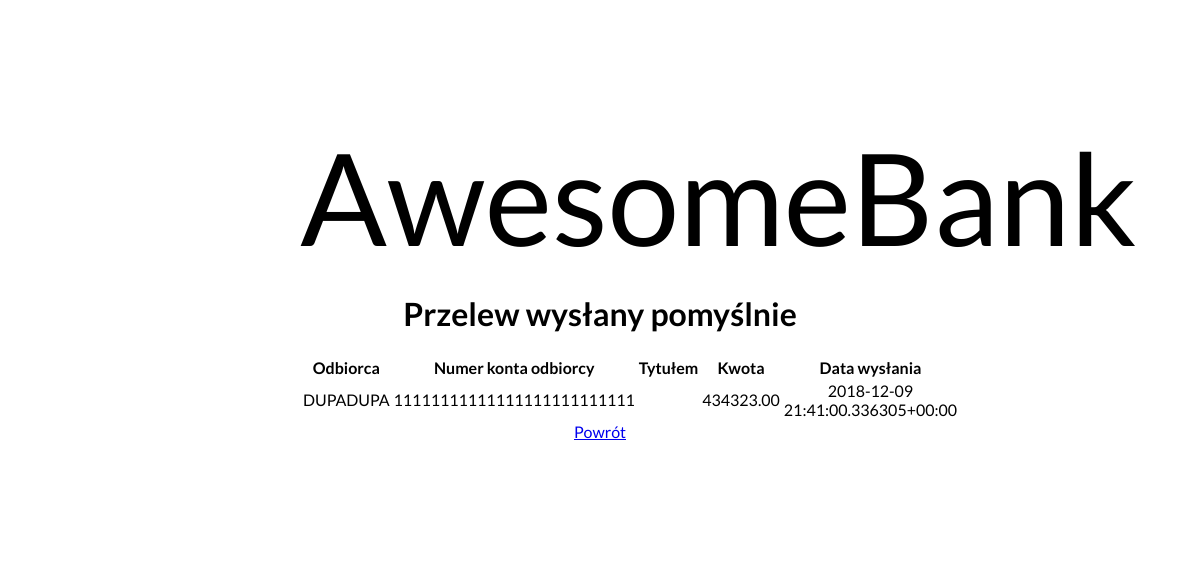
The page /admin_sent/ (signed in) on the database as committed earlier.
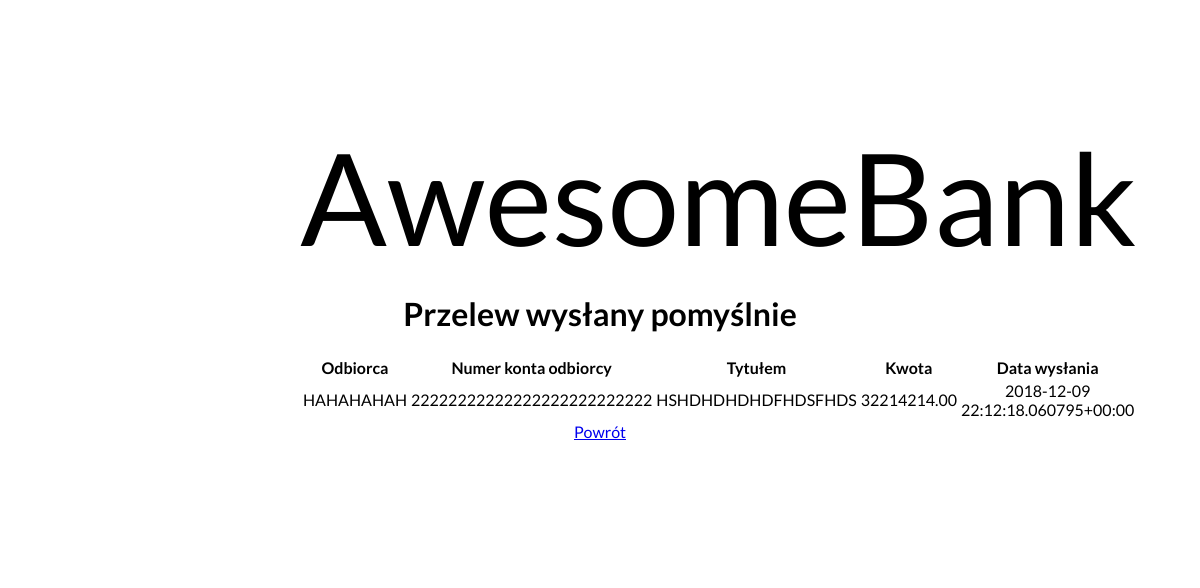
The same page on the database as committed later.
### AwesomeBank/models.py (models this page shows)
class Transfer(models.Model):
    sender = models.ForeignKey(User, null=False, editable=False, on_delete=models.PROTECT)
    recipient_name = models.CharField(null=False, blank=False, max_length=80)
    recipient_account = models.CharField(null=False, max_length=26)
    title = models.CharField(null=False, blank=False, max_length=120)
    amount = models.DecimalField(null=False, decimal_places=2, max_digits=10)
    date = models.DateTimeField(default=timezone.now)

### AwesomeBank/views.py (the view)
# urls.py: path('admin_sent/', admin_transfer_sent, name='admin_sent'),
@csrf_exempt
@user_passes_test(lambda user: user.is_superuser)
def admin_transfer_sent(request):
    transfers = []
    for item in Transfer.objects.all():
        transfers.append(item)
    transfers = [transfers[-1]]
    context = {
        'transfers': transfers
    }
    return render(request, 'admin_sent.html', context)

### templates/admin_sent.html (shortened to what this page needs)
{% extends 'registration/../temp.html' %}
{% block main_content %}
    <h1>Przelew wysłany pomyślnie</h1>
            <table>
                <tr>
                    <th>Odbiorca</th>
                    <th>Numer konta odbiorcy</th>
                    <th>Tytułem</th>
                    <th>Kwota</th>
                    <th>Data wysłania</th>
                 </tr>
            {% for t in transfers %}
                <tr>
                    <td>{{ t.recipient_name| safe }}</td>
                    <td id="account">{{ t.recipient_account|safe }}</td>
                    <td>{{ t.title|safe }}</td>
                    <td>{{ t.amount|safe }}</td>
                    <td>{{ t.date|safe }}</td>
                </tr>
            {% endfor %}
            </table>
        <a href="{% url 'transfer_sending' %}">Powrót</a>
{% endblock %}

Rows that differ between the two databases and show on the page:
no longer on this page (row unchanged): Transfer: recipient_name "DUPADUPA", recipient_account "11111111111111111111111111", amount "434323.00", date "2018-12-09 21:41:00.336305+00:00"
added Transfer: recipient_name "HAHAHAHAH", recipient_account "22222222222222222222222222", title "HSHDHDHDHDFHDSFHDS", amount "32214214.00", date "2018-12-09 22:12:18.060795+00:00"
